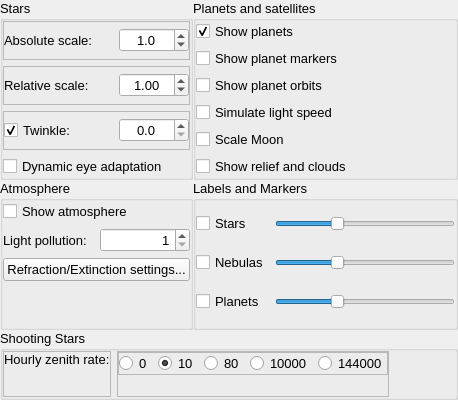
        <widget class="QWidget" name="page">
         <layout class="QGridLayout" name="gridLayout">
          <property name="margin">
           <number>0</number>
          </property>
          <property name="spacing">
           <number>0</number>
          </property>
          <item row="0" column="0">
           <widget class="QGroupBox" name="starGroupBox">
            <property name="font">
             <font>
              <pointsize>10</pointsize>
              <weight>50</weight>
              <bold>false</bold>
             </font>
            </property>
            <property name="title">
             <string>Stars</string>
            </property>
            <property name="alignment">
             <set>Qt::AlignLeading</set>
            </property>
            <property name="flat">
             <bool>false</bool>
            </property>
            <property name="checkable">
             <bool>false</bool>
            </property>
            <property name="checked">
             <bool>false</bool>
            </property>
            <layout class="QVBoxLayout" name="verticalLayout">
             <property name="margin">
              <number>0</number>
             </property>
             <item>
              <widget class="QFrame" name="frame_2">
               <property name="frameShape">
                <enum>QFrame::StyledPanel</enum>
               </property>
               <layout class="QHBoxLayout" name="horizontalLayout_2">
                <property name="margin">
                 <number>0</number>
                </property>
                <item>
                 <widget class="QLabel" name="label_5">
                  <property name="sizePolicy">
                   <sizepolicy hsizetype="Minimum" vsizetype="Preferred">
                    <horstretch>0</horstretch>
                    <verstretch>0</verstretch>
                   </sizepolicy>
                  </property>
                  <property name="maximumSize">
                   <size>
                    <width>16777215</width>
                    <height>16777215</height>
                   </size>
                  </property>
                  <property name="text">
                   <string>Absolute scale:</string>
                  </property>
                 </widget>
                </item>
                <item>
                 <widget class="QDoubleSpinBox" name="starScaleRadiusDoubleSpinBox">
                  <property name="sizePolicy">
                   <sizepolicy hsizetype="Minimum" vsizetype="Fixed">
                    <horstretch>0</horstretch>
                    <verstretch>0</verstretch>
                   </sizepolicy>
                  </property>
                  <property name="minimumSize">
                   <size>
                    <width>0</width>
                    <height>0</height>
                   </size>
                  </property>
                  <property name="maximumSize">
                   <size>
                    <width>70</width>
                    <height>16777215</height>
                   </size>
                  </property>
                  <property name="alignment">
                   <set>Qt::AlignCenter</set>
                  </property>
                  <property name="decimals">
                   <number>1</number>
                  </property>
                  <property name="maximum">
                   <double>9.000000000000000</double>
                  </property>
                  <property name="singleStep">
                   <double>0.100000000000000</double>
                  </property>
                  <property name="value">
                   <double>1.000000000000000</double>
                  </property>
                 </widget>
                </item>
               </layout>
              </widget>
             </item>
             <item>
              <widget class="QFrame" name="frame_3">
               <property name="frameShape">
                <enum>QFrame::StyledPanel</enum>
               </property>
               <layout class="QHBoxLayout" name="horizontalLayout_3">
                <property name="margin">
                 <number>0</number>
                </property>
                <item>
                 <widget class="QLabel" name="label_7">
                  <property name="sizePolicy">
                   <sizepolicy hsizetype="Minimum" vsizetype="Preferred">
                    <horstretch>0</horstretch>
                    <verstretch>0</verstretch>
                   </sizepolicy>
                  </property>
                  <property name="minimumSize">
                   <size>
                    <width>0</width>
                    <height>0</height>
                   </size>
                  </property>
                  <property name="maximumSize">
                   <size>
                    <width>16777215</width>
                    <height>16777215</height>
                   </size>
                  </property>
                  <property name="text">
                   <string>Relative scale:</string>
                  </property>
                 </widget>
                </item>
                <item>
                 <widget class="QDoubleSpinBox" name="starRelativeScaleDoubleSpinBox">
                  <property name="sizePolicy">
                   <sizepolicy hsizetype="Minimum" vsizetype="Fixed">
                    <horstretch>0</horstretch>
                    <verstretch>0</verstretch>
                   </sizepolicy>
                  </property>
                  <property name="minimumSize">
                   <size>
                    <width>0</width>
                    <height>0</height>
                   </size>
                  </property>
                  <property name="maximumSize">
                   <size>
                    <width>70</width>
                    <height>16777215</height>
                   </size>
                  </property>
                  <property name="frame">
                   <bool>true</bool>
                  </property>
                  <property name="alignment">
                   <set>Qt::AlignCenter</set>
                  </property>
                  <property name="buttonSymbols">
                   <enum>QAbstractSpinBox::UpDownArrows</enum>
                  </property>
                  <property name="decimals">
                   <number>2</number>
                  </property>
                  <property name="minimum">
                   <double>0.250000000000000</double>
                  </property>
                  <property name="maximum">
                   <double>5.000000000000000</double>
                  </property>
                  <property name="singleStep">
                   <double>0.050000000000000</double>
                  </property>
                  <property name="value">
                   <double>1.000000000000000</double>
                  </property>
                 </widget>
                </item>
               </layout>
              </widget>
             </item>
             <item>
              <widget class="QFrame" name="frame_12">
               <property name="frameShape">
                <enum>QFrame::StyledPanel</enum>
               </property>
               <layout class="QHBoxLayout" name="horizontalLayout_9">
                <property name="margin">
                 <number>0</number>
                </property>
                <item>
                 <widget class="QCheckBox" name="starTwinkleCheckBox">
                  <property name="text">
                   <string>Twinkle:</string>
                  </property>
                  <property name="checked">
                   <bool>true</bool>
                  </property>
                 </widget>
                </item>
                <item>
                 <widget class="QDoubleSpinBox" name="starTwinkleAmountDoubleSpinBox">
                  <property name="maximumSize">
                   <size>
                    <width>70</width>
                    <height>16777215</height>
                   </size>
                  </property>
                  <property name="alignment">
                   <set>Qt::AlignCenter</set>
                  </property>
                  <property name="decimals">
                   <number>1</number>
                  </property>
                  <property name="maximum">
                   <double>1.500000000000000</double>
                  </property>
                  <property name="singleStep">
                   <double>0.100000000000000</double>
                  </property>
                 </widget>
                </item>
               </layout>
              </widget>
             </item>
             <item>
              <widget class="QCheckBox" name="adaptationCheckbox">
               <property name="toolTip">
                <string>Dim faint stars when a very bright object is visible</string>
               </property>
               <property name="text">
                <string>Dynamic eye adaptation</string>
               </property>
               <property name="checked">
                <bool>false</bool>
               </property>
              </widget>
             </item>
            </layout>
           </widget>
          </item>
          <item row="0" column="1">
           <widget class="QGroupBox" name="planetsGroupBox">
            <property name="font">
             <font>
              <pointsize>10</pointsize>
              <weight>50</weight>
              <bold>false</bold>
             </font>
            </property>
            <property name="title">
             <string>Planets and satellites</string>
            </property>
            <property name="checkable">
             <bool>false</bool>
            </property>
            <layout class="QVBoxLayout" name="verticalLayout_2">
             <property name="margin">
              <number>0</number>
             </property>
             <item>
              <widget class="QCheckBox" name="showPlanetCheckBox">
               <property name="text">
                <string>Show planets</string>
               </property>
               <property name="checked">
                <bool>true</bool>
               </property>
              </widget>
             </item>
             <item>
              <widget class="QCheckBox" name="planetMarkerCheckBox">
               <property name="text">
                <string>Show planet markers</string>
               </property>
              </widget>
             </item>
             <item>
              <widget class="QCheckBox" name="planetOrbitCheckBox">
               <property name="sizePolicy">
                <sizepolicy hsizetype="Minimum" vsizetype="Fixed">
                 <horstretch>0</horstretch>
                 <verstretch>0</verstretch>
                </sizepolicy>
               </property>
               <property name="text">
                <string>Show planet orbits</string>
               </property>
              </widget>
             </item>
             <item>
              <widget class="QCheckBox" name="planetLightSpeedCheckBox">
               <property name="text">
                <string>Simulate light speed</string>
               </property>
              </widget>
             </item>
             <item>
              <widget class="QCheckBox" name="planetScaleMoonCheckBox">
               <property name="text">
                <string>Scale Moon</string>
               </property>
              </widget>
             </item>
             <item>
              <widget class="QCheckBox" name="planetImproveRenderCheckBox">
               <property name="toolTip">
                <string>Show relief and clouds for terrestrial planets and moons</string>
               </property>
               <property name="text">
                <string>Show relief and clouds</string>
               </property>
              </widget>
             </item>
            </layout>
           </widget>
          </item>
          <item row="1" column="0">
           <widget class="QGroupBox" name="atmosphereGroupBox">
            <property name="font">
             <font>
              <pointsize>10</pointsize>
              <weight>50</weight>
              <bold>false</bold>
             </font>
            </property>
            <property name="title">
             <string>Atmosphere</string>
            </property>
            <layout class="QVBoxLayout" name="verticalLayout_3">
             <property name="margin">
              <number>0</number>
             </property>
             <item>
              <widget class="QCheckBox" name="showAtmosphereCheckBox">
               <property name="text">
                <string>Show atmosphere</string>
               </property>
              </widget>
             </item>
             <item>
              <layout class="QHBoxLayout" name="_2">
               <item>
                <widget class="QLabel" name="label_4">
                 <property name="text">
                  <string>Light pollution:</string>
                 </property>
                </widget>
               </item>
               <item>
                <widget class="QSpinBox" name="lightPollutionSpinBox">
                 <property name="alignment">
                  <set>Qt::AlignRight|Qt::AlignTrailing|Qt::AlignVCenter</set>
                 </property>
                 <property name="minimum">
                  <number>1</number>
                 </property>
                 <property name="maximum">
                  <number>9</number>
                 </property>
                 <property name="value">
                  <number>1</number>
                 </property>
                </widget>
               </item>
              </layout>
             </item>
             <item>
              <layout class="QHBoxLayout" name="horizontalLayout">
               <item>
                <widget class="QPushButton" name="pushButtonAtmosphereDetails">
                 <property name="toolTip">
                  <string>pressure, temperature, extinction coefficient</string>
                 </property>
                 <property name="text">
                  <string>Refraction/Extinction settings...</string>
                 </property>
                </widget>
               </item>
              </layout>
             </item>
             <item>
              <spacer name="verticalSpacer_2">
               <property name="orientation">
                <enum>Qt::Vertical</enum>
               </property>
               <property name="sizeType">
                <enum>QSizePolicy::Expanding</enum>
               </property>
               <property name="sizeHint" stdset="0">
                <size>
                 <width>20</width>
                 <height>0</height>
                </size>
               </property>
              </spacer>
             </item>
            </layout>
           </widget>
          </item>
          <item row="1" column="1">
           <widget class="QGroupBox" name="labelsGroupBox">
            <property name="sizePolicy">
             <sizepolicy hsizetype="Preferred" vsizetype="Expanding">
              <horstretch>0</horstretch>
              <verstretch>0</verstretch>
             </sizepolicy>
            </property>
            <property name="minimumSize">
             <size>
              <width>0</width>
              <height>150</height>
             </size>
            </property>
            <property name="font">
             <font>
              <pointsize>10</pointsize>
              <weight>50</weight>
              <bold>false</bold>
             </font>
            </property>
            <property name="title">
             <string>Labels and Markers</string>
            </property>
            <property name="checkable">
             <bool>false</bool>
            </property>
            <layout class="QGridLayout" name="gridLayoutx">
             <property name="margin">
              <number>0</number>
             </property>
             <item row="0" column="0">
              <widget class="QCheckBox" name="starLabelCheckBox">
               <property name="text">
                <string>Stars</string>
               </property>
              </widget>
             </item>
             <item row="0" column="1">
              <widget class="QSlider" name="starsLabelsHorizontalSlider">
               <property name="sizePolicy">
                <sizepolicy hsizetype="Preferred" vsizetype="Fixed">
                 <horstretch>0</horstretch>
                 <verstretch>0</verstretch>
                </sizepolicy>
               </property>
               <property name="minimumSize">
                <size>
                 <width>180</width>
                 <height>0</height>
                </size>
               </property>
               <property name="value">
                <number>33</number>
               </property>
               <property name="orientation">
                <enum>Qt::Horizontal</enum>
               </property>
              </widget>
             </item>
             <item row="1" column="0">
              <widget class="QCheckBox" name="nebulaLabelCheckBox">
               <property name="text">
                <string>Nebulas</string>
               </property>
              </widget>
             </item>
             <item row="1" column="1">
              <widget class="QSlider" name="nebulasLabelsHorizontalSlider">
               <property name="sizePolicy">
                <sizepolicy hsizetype="Preferred" vsizetype="Fixed">
                 <horstretch>0</horstretch>
                 <verstretch>0</verstretch>
                </sizepolicy>
               </property>
               <property name="minimumSize">
                <size>
                 <width>180</width>
                 <height>0</height>
                </size>
               </property>
               <property name="value">
                <number>33</number>
               </property>
               <property name="orientation">
                <enum>Qt::Horizontal</enum>
               </property>
              </widget>
             </item>
             <item row="2" column="0">
              <widget class="QCheckBox" name="planetLabelCheckBox">
               <property name="text">
                <string>Planets</string>
               </property>
              </widget>
             </item>
             <item row="2" column="1">
              <widget class="QSlider" name="planetsLabelsHorizontalSlider">
               <property name="sizePolicy">
                <sizepolicy hsizetype="Preferred" vsizetype="Fixed">
                 <horstretch>0</horstretch>
                 <verstretch>0</verstretch>
                </sizepolicy>
               </property>
               <property name="minimumSize">
                <size>
                 <width>180</width>
                 <height>0</height>
                </size>
               </property>
               <property name="value">
                <number>33</number>
               </property>
               <property name="orientation">
                <enum>Qt::Horizontal</enum>
               </property>
              </widget>
             </item>
             <item row="3" column="1">
              <spacer name="horizontalSpacer_4">
               <property name="orientation">
                <enum>Qt::Horizontal</enum>
               </property>
               <property name="sizeType">
                <enum>QSizePolicy::Preferred</enum>
               </property>
               <property name="sizeHint" stdset="0">
                <size>
                 <width>180</width>
                 <height>0</height>
                </size>
               </property>
              </spacer>
             </item>
             <item row="3" column="0">
              <spacer name="horizontalSpacer_5">
               <property name="orientation">
                <enum>Qt::Horizontal</enum>
               </property>
               <property name="sizeType">
                <enum>QSizePolicy::Minimum</enum>
               </property>
               <property name="sizeHint" stdset="0">
                <size>
                 <width>40</width>
                 <height>0</height>
                </size>
               </property>
              </spacer>
             </item>
            </layout>
           </widget>
          </item>
          <item row="2" column="0" colspan="2">
           <widget class="QGroupBox" name="shootingStarsGroupBox">
            <property name="sizePolicy">
             <sizepolicy hsizetype="Preferred" vsizetype="Preferred">
              <horstretch>0</horstretch>
              <verstretch>0</verstretch>
             </sizepolicy>
            </property>
            <property name="font">
             <font>
              <pointsize>10</pointsize>
              <weight>50</weight>
              <bold>false</bold>
             </font>
            </property>
            <property name="title">
             <string>Shooting Stars</string>
            </property>
            <property name="checkable">
             <bool>false</bool>
            </property>
            <layout class="QHBoxLayout" name="horizontalLayout_6">
             <property name="margin">
              <number>0</number>
             </property>
             <item>
              <widget class="QFrame" name="frame_9">
               <property name="frameShape">
                <enum>QFrame::StyledPanel</enum>
               </property>
               <layout class="QVBoxLayout" name="verticalLayout_4">
                <property name="margin">
                 <number>0</number>
                </property>
                <item>
                 <widget class="QLabel" name="label_14">
                  <property name="text">
                   <string>Hourly zenith rate:</string>
                  </property>
                  <property name="textFormat">
                   <enum>Qt::PlainText</enum>
                  </property>
                  <property name="alignment">
                   <set>Qt::AlignLeading|Qt::AlignLeft|Qt::AlignTop</set>
                  </property>
                 </widget>
                </item>
               </layout>
              </widget>
             </item>
             <item>
              <widget class="QFrame" name="frame_11">
               <property name="frameShape">
                <enum>QFrame::StyledPanel</enum>
               </property>
               <layout class="QVBoxLayout" name="verticalLayout_9">
                <property name="margin">
                 <number>0</number>
                </property>
                <item>
                 <widget class="QFrame" name="frame_8">
                  <property name="frameShape">
                   <enum>QFrame::StyledPanel</enum>
                  </property>
                  <layout class="QHBoxLayout" name="horizontalLayout_7">
                   <property name="margin">
                    <number>0</number>
                   </property>
                   <item>
                    <widget class="QRadioButton" name="zhrNone">
                     <property name="text">
                      <string>0</string>
                     </property>
                    </widget>
                   </item>
                   <item>
                    <widget class="QRadioButton" name="zhr10">
                     <property name="text">
                      <string>10</string>
                     </property>
                     <property name="checked">
                      <bool>true</bool>
                     </property>
                    </widget>
                   </item>
                   <item>
                    <widget class="QRadioButton" name="zhr80">
                     <property name="text">
                      <string>80</string>
                     </property>
                    </widget>
                   </item>
                   <item>
                    <widget class="QRadioButton" name="zhr10000">
                     <property name="text">
                      <string>10000</string>
                     </property>
                    </widget>
                   </item>
                   <item>
                    <widget class="QRadioButton" name="zhr144000">
                     <property name="text">
                      <string>144000</string>
                     </property>
                    </widget>
                   </item>
                  </layout>
                 </widget>
                </item>
                <item>
                 <widget class="QLabel" name="zhrLabel">
                  <property name="text">
                   <string/>
                  </property>
                  <property name="textFormat">
                   <enum>Qt::RichText</enum>
                  </property>
                  <property name="scaledContents">
                   <bool>false</bool>
                  </property>
                 </widget>
                </item>
               </layout>
              </widget>
             </item>
             <item>
              <spacer name="horizontalSpacer">
               <property name="orientation">
                <enum>Qt::Horizontal</enum>
               </property>
               <property name="sizeHint" stdset="0">
                <size>
                 <width>40</width>
                 <height>20</height>
                </size>
               </property>
              </spacer>
             </item>
            </layout>
           </widget>
          </item>
         </layout>
        </widget>
